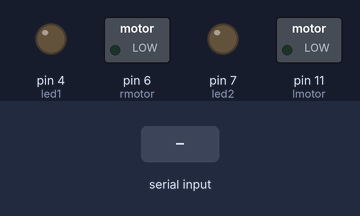
This sketch was run on a simulated Arduino Uno, built with avr-gcc and run on an emulated ATmega328P. Parts: switched loads named in the sketch (green lamp = pin HIGH), output pins drawn as LEDs (lit = HIGH). Inputs (shaded band) come from the test bench.

Above: at 1.2 s.
1.3 s: byte 30 received over Serial
At 2.5 s:
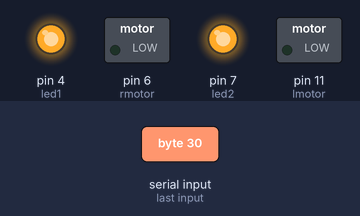
Timing chart, 0 to 4.3 s (numbered marks = the images above; inputs shaded):
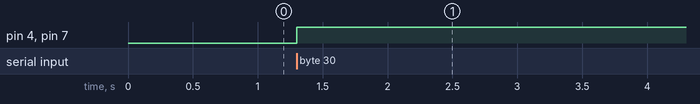

The sketch:

RCbody.ino
```cpp
#define lmotor 11
#define rmotor 6
#define led1 4
#define led2 7
#define btRx 1
#define btTx 0

bool ledState;
int driveState;

void setup() {
  pinMode(lmotor, OUTPUT);
  pinMode(rmotor, OUTPUT);
  pinMode(led1, OUTPUT);
  pinMode(led2, OUTPUT);
  ledState = false;
//  ledClicked = false;
  driveState = 0;
  Serial.begin(9600);
}

void loop() {
  if( Serial.available() )       // if data is available to read
  {
    //Read bluetooth values
    driveState = (int)Serial.read();

    if(driveState >= 10)
      ledState = !ledState;

    outputLEDs(ledState);
    outputMotors(driveState%10);
  }
}

/*
 * Outputs the LED headlights
 */
void outputLEDs(bool s) {
  if(s) {
    digitalWrite(led1, HIGH);
    digitalWrite(led2, HIGH);
  }
  else {
    digitalWrite(led1, LOW);
    digitalWrite(led2, LOW);
  }
}

/*
 * Diagaram of states:
 *          s == 2
 * s == 1              s == 3
 *          s == 0
 * s == 4  If time     s == 6  If time
 *          s == 5  If time
 */
void outputMotors(int s) {
  if(s == 0) {                // No movement
    analogWrite(lmotor, 0);
    analogWrite(rmotor, 0);
  } else if(s == 1) {         // Turn left
    analogWrite(lmotor, 75);
    analogWrite(rmotor, 255);
  } else if(s == 2) {         // Move forward
    analogWrite(lmotor, 255);
    analogWrite(rmotor, 255);
  } else if(s == 3) {         // Turn right
    analogWrite(lmotor, 255);
    analogWrite(rmotor, 75);
  } else {
    analogWrite(lmotor, 0);
    analogWrite(rmotor, 0);
  }
}
```

Measured:
- after the input at 1.3 s, pin 4 (led1), pin 7 (led2): LOW → HIGH at once
